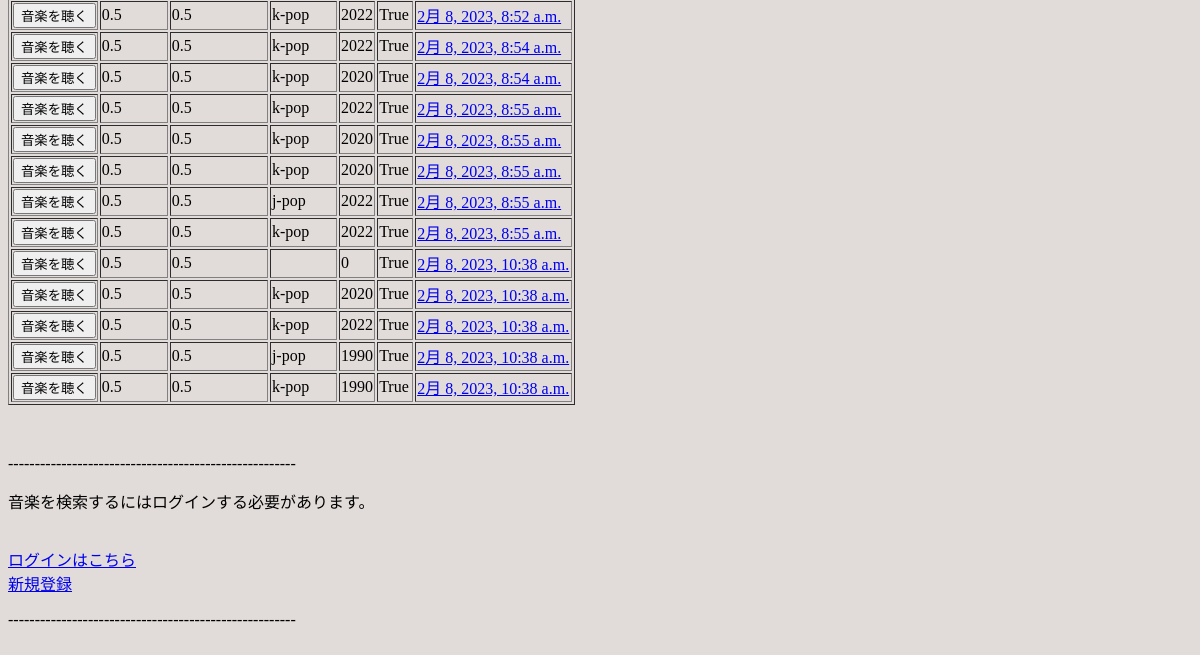
Page /1/music_list/ (lower part) on the earlier database version.
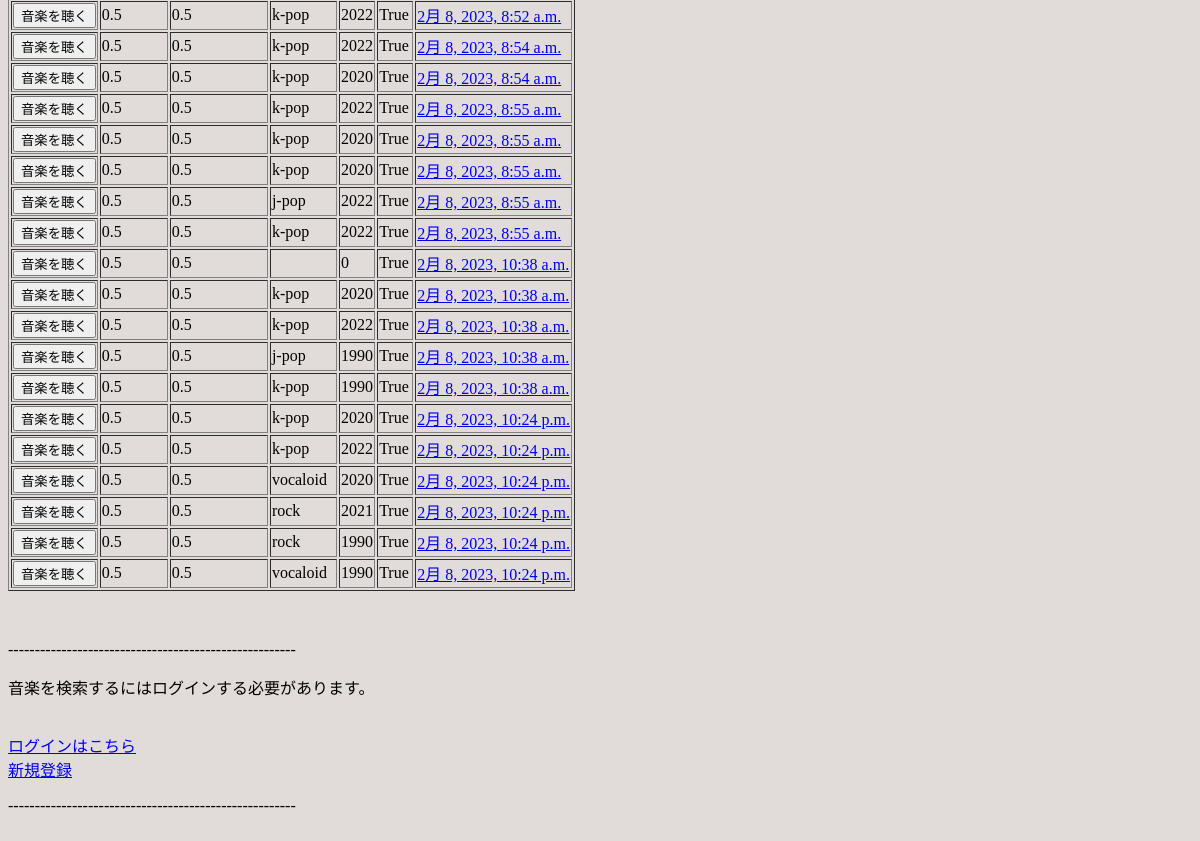
Same page on the later database version.
### music_by_feeling/models.py (models this page shows, shortened)
class Music(models.Model):
    user = models.ForeignKey(to=User, on_delete=models.CASCADE, null=True)
    feeling_1 = models.CharField(max_length=10, default='5')
    feeling_2 = models.CharField(max_length=10, default='5')
    artist = models.CharField(max_length=20,default='',blank=True, null=True)
    genre = models.CharField(
         max_length=10,
         default='',
         blank=True,
         null=True
         )
    era = models.IntegerField('年代',blank=True, null=True,default=0)              #選択なしの時は0が入る
    date = models.DateTimeField('日付', null=True)
    famous = models.BooleanField(default=False, blank=True, null=True)
    """time = models.DateTimeField(default=timezone.now)"""

### music_by_feeling/views.py (the view)
# urls.py: path('<int:id>/music_list/',views.MusicList.as_view(), name='music_list'),
class MusicList(ListView):
    context_object_name="music_list"
    template_name="music_list.html"
    model=Music
    '''
    #アンケート用にカット。アンケート後に変える。
    def get_queryset(self):
        return Music.objects.filter(user=self.request.user.id)
    '''

### music_by_feeling/category_list.py (called while the page is built)
def common(request):
    context = {
            'category_list': Category.objects.all(),
    }
    return context

### music_by_feeling/templates/music_by_feeling/music_list.html (shortened to what this page needs)
{% extends 'music_by_feeling/base.html' %}
{% block content %}
<!doctype html>
<html>
    <body>
        <form action="{% url 'music_by_feeling:spotifyLoad' user.id %}" method="post">
            <div class="music">
                    <table border="1">
                        {% for music in music_list %}
                        <tr>
                            <td>
                              <input type="submit" onclick="select_year_reflect({{ music.id }})" value="音楽を聴く">
                            </td>
                            <td>{{ music.feeling_1 }}</td>
                            <td>{{ music.feeling_2 }}</td>
                            <td>{{ music.genre }}</td>
                            <td>{{ music.era }}</td>
                            <td>{{ music.famous }}</td>
                            <td><a href="{% url 'music_by_feeling:page3' user.id %}">{{ music.date }}</a></td>
                        </tr>
                        {% empty %}
                            <a href="{% url 'music_by_feeling:page3' user.id %}">感情入力履歴がありません。気分を入力しよう！</a>
                        {% endfor %}
                    </table>
            </div>
        </form>
    </body>
</html>
{% endblock %}

Differences in the rows shown:
added Music: feeling_1 "0.5", feeling_2 "0.5", genre "k-pop", era "2020", famous "True", date "2月 8, 2023, 10:24 p.m."
added Music: feeling_1 "0.5", feeling_2 "0.5", genre "k-pop", era "2022", famous "True", date "2月 8, 2023, 10:24 p.m."
added Music: feeling_1 "0.5", feeling_2 "0.5", genre "vocaloid", era "2020", famous "True", date "2月 8, 2023, 10:24 p.m."
added Music: feeling_1 "0.5", feeling_2 "0.5", genre "rock", era "2021", famous "True", date "2月 8, 2023, 10:24 p.m."
added Music: feeling_1 "0.5", feeling_2 "0.5", genre "rock", era "1990", famous "True", date "2月 8, 2023, 10:24 p.m."
added Music: feeling_1 "0.5", feeling_2 "0.5", genre "vocaloid", era "1990", famous "True", date "2月 8, 2023, 10:24 p.m."
